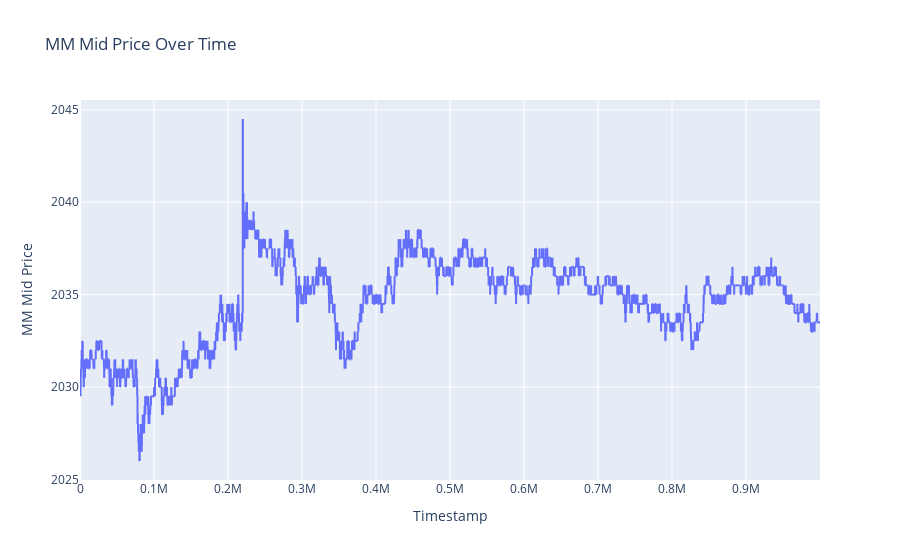

The notebook cell this image was saved under:
### Code cell
# Create the plot using Plotly Express
fig = px.line(kelp_data, x='timestamp', y='mm_mid', title='MM Mid Price Over Time')

# Customize the layout
fig.update_layout(
    xaxis_title='Timestamp',
    yaxis_title='MM Mid Price',
)

# Display the plot
fig.show()

### Figure 1 — Plotly figure (JSON) as saved in the notebook; plotly's stock layout.template omitted (floating-point values rounded to 4 significant figures; data arrays with more than 128 entries replaced by an {"elided": "..."} marker saying what was removed)
{"data": [{"hovertemplate": "timestamp=%{x}<br>mm_mid=%{y}<extra></extra>", "legendgroup": "", "line": {"color": "#636efa", "dash": "solid"}, "marker": {"symbol": "circle"}, "mode": "lines", "name": "", "showlegend": false, "type": "scattergl", "x": {"elided": "10000 int values"}, "xaxis": "x", "y": {"elided": "10000 float values"}, "yaxis": "y"}], "layout": {"legend": {"tracegroupgap": 0}, "title": {"text": "MM Mid Price Over Time"}, "xaxis": {"anchor": "y", "domain": [0, 1], "title": {"text": "Timestamp"}}, "yaxis": {"anchor": "x", "domain": [0, 1], "title": {"text": "MM Mid Price"}}}}
